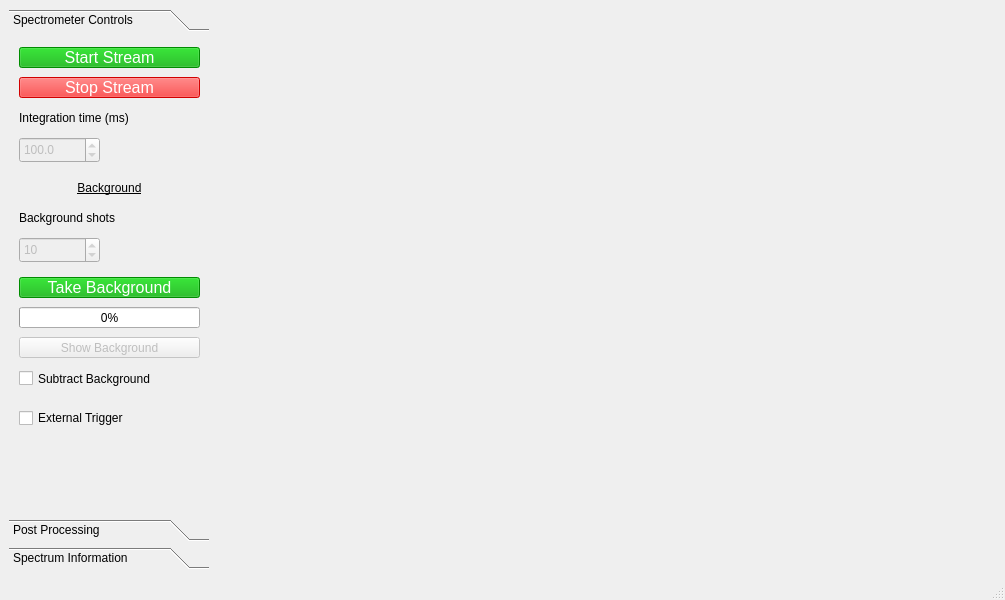
<?xml version="1.0" encoding="UTF-8"?>
<ui version="4.0">
 <class>MainWindow</class>
 <widget class="QMainWindow" name="MainWindow">
  <property name="geometry">
   <rect>
    <x>0</x>
    <y>0</y>
    <width>1005</width>
    <height>600</height>
   </rect>
  </property>
  <property name="windowTitle">
   <string>MainWindow</string>
  </property>
  <widget class="QWidget" name="centralwidget">
   <layout class="QGridLayout" name="gridLayout">
    <item row="0" column="3">
     <widget class="QWidget" name="imageWidget" native="true">
      <layout class="QVBoxLayout" name="mplvl"/>
     </widget>
    </item>
    <item row="0" column="0">
     <widget class="QToolBox" name="toolBox">
      <property name="sizePolicy">
       <sizepolicy hsizetype="Fixed" vsizetype="Preferred">
        <horstretch>0</horstretch>
        <verstretch>0</verstretch>
       </sizepolicy>
      </property>
      <property name="minimumSize">
       <size>
        <width>200</width>
        <height>0</height>
       </size>
      </property>
      <property name="maximumSize">
       <size>
        <width>200</width>
        <height>16777215</height>
       </size>
      </property>
      <property name="baseSize">
       <size>
        <width>200</width>
        <height>0</height>
       </size>
      </property>
      <property name="currentIndex">
       <number>0</number>
      </property>
      <widget class="QWidget" name="controlPage">
       <property name="geometry">
        <rect>
         <x>0</x>
         <y>0</y>
         <width>200</width>
         <height>442</height>
        </rect>
       </property>
       <attribute name="label">
        <string>Spectrometer Controls</string>
       </attribute>
       <widget class="QPushButton" name="stopStreamButton">
        <property name="enabled">
         <bool>false</bool>
        </property>
        <property name="geometry">
         <rect>
          <x>10</x>
          <y>40</y>
          <width>181</width>
          <height>21</height>
         </rect>
        </property>
        <property name="sizePolicy">
         <sizepolicy hsizetype="Minimum" vsizetype="Minimum">
          <horstretch>0</horstretch>
          <verstretch>0</verstretch>
         </sizepolicy>
        </property>
        <property name="font">
         <font>
          <pointsize>12</pointsize>
         </font>
        </property>
        <property name="styleSheet">
         <string notr="true">background-color: rgb(255, 0, 0);
color:white;</string>
        </property>
        <property name="text">
         <string>Stop Stream</string>
        </property>
       </widget>
       <widget class="QPushButton" name="startStreamButton">
        <property name="enabled">
         <bool>false</bool>
        </property>
        <property name="geometry">
         <rect>
          <x>10</x>
          <y>10</y>
          <width>181</width>
          <height>21</height>
         </rect>
        </property>
        <property name="font">
         <font>
          <pointsize>12</pointsize>
         </font>
        </property>
        <property name="autoFillBackground">
         <bool>false</bool>
        </property>
        <property name="styleSheet">
         <string notr="true">background-color: rgb(0, 170, 0);
color:white;</string>
        </property>
        <property name="text">
         <string>Start Stream</string>
        </property>
        <property name="checkable">
         <bool>false</bool>
        </property>
       </widget>
       <widget class="QDoubleSpinBox" name="intField">
        <property name="enabled">
         <bool>false</bool>
        </property>
        <property name="geometry">
         <rect>
          <x>10</x>
          <y>100</y>
          <width>81</width>
          <height>26</height>
         </rect>
        </property>
        <property name="decimals">
         <number>1</number>
        </property>
        <property name="minimum">
         <double>3.800000000000000</double>
        </property>
        <property name="maximum">
         <double>10000.000000000000000</double>
        </property>
        <property name="value">
         <double>100.000000000000000</double>
        </property>
       </widget>
       <widget class="QLabel" name="intLabel">
        <property name="geometry">
         <rect>
          <x>10</x>
          <y>70</y>
          <width>181</width>
          <height>21</height>
         </rect>
        </property>
        <property name="text">
         <string>Integration time (ms)</string>
        </property>
       </widget>
       <widget class="QLabel" name="backgroundLabel">
        <property name="geometry">
         <rect>
          <x>10</x>
          <y>140</y>
          <width>181</width>
          <height>21</height>
         </rect>
        </property>
        <property name="font">
         <font>
          <underline>true</underline>
         </font>
        </property>
        <property name="text">
         <string>Background</string>
        </property>
        <property name="alignment">
         <set>Qt::AlignCenter</set>
        </property>
       </widget>
       <widget class="QLabel" name="backShotLabel">
        <property name="geometry">
         <rect>
          <x>10</x>
          <y>170</y>
          <width>181</width>
          <height>21</height>
         </rect>
        </property>
        <property name="text">
         <string>Background shots</string>
        </property>
       </widget>
       <widget class="QSpinBox" name="backShotField">
        <property name="enabled">
         <bool>false</bool>
        </property>
        <property name="geometry">
         <rect>
          <x>10</x>
          <y>200</y>
          <width>81</width>
          <height>26</height>
         </rect>
        </property>
        <property name="maximum">
         <number>1000</number>
        </property>
        <property name="value">
         <number>10</number>
        </property>
       </widget>
       <widget class="QPushButton" name="takeBackButton">
        <property name="enabled">
         <bool>false</bool>
        </property>
        <property name="geometry">
         <rect>
          <x>10</x>
          <y>240</y>
          <width>181</width>
          <height>21</height>
         </rect>
        </property>
        <property name="font">
         <font>
          <pointsize>12</pointsize>
         </font>
        </property>
        <property name="autoFillBackground">
         <bool>false</bool>
        </property>
        <property name="styleSheet">
         <string notr="true">background-color: rgb(0, 170, 0);
color:white;</string>
        </property>
        <property name="text">
         <string>Take Background</string>
        </property>
        <property name="checkable">
         <bool>false</bool>
        </property>
       </widget>
       <widget class="QProgressBar" name="backProgress">
        <property name="geometry">
         <rect>
          <x>10</x>
          <y>270</y>
          <width>181</width>
          <height>21</height>
         </rect>
        </property>
        <property name="value">
         <number>0</number>
        </property>
       </widget>
       <widget class="QPushButton" name="showBackButton">
        <property name="enabled">
         <bool>false</bool>
        </property>
        <property name="geometry">
         <rect>
          <x>10</x>
          <y>300</y>
          <width>181</width>
          <height>21</height>
         </rect>
        </property>
        <property name="text">
         <string>Show Background</string>
        </property>
       </widget>
       <widget class="QCheckBox" name="subtractBackCheck">
        <property name="enabled">
         <bool>true</bool>
        </property>
        <property name="geometry">
         <rect>
          <x>10</x>
          <y>330</y>
          <width>181</width>
          <height>23</height>
         </rect>
        </property>
        <property name="text">
         <string>Subtract Background</string>
        </property>
       </widget>
       <widget class="QCheckBox" name="triggerCheck">
        <property name="geometry">
         <rect>
          <x>10</x>
          <y>370</y>
          <width>151</width>
          <height>22</height>
         </rect>
        </property>
        <property name="text">
         <string>External Trigger</string>
        </property>
       </widget>
      </widget>
      <widget class="QWidget" name="postPage">
       <property name="geometry">
        <rect>
         <x>0</x>
         <y>0</y>
         <width>200</width>
         <height>442</height>
        </rect>
       </property>
       <attribute name="label">
        <string>Post Processing</string>
       </attribute>
       <widget class="QPushButton" name="startIntButton">
        <property name="enabled">
         <bool>false</bool>
        </property>
        <property name="geometry">
         <rect>
          <x>10</x>
          <y>110</y>
          <width>181</width>
          <height>21</height>
         </rect>
        </property>
        <property name="font">
         <font>
          <pointsize>12</pointsize>
         </font>
        </property>
        <property name="autoFillBackground">
         <bool>false</bool>
        </property>
        <property name="styleSheet">
         <string notr="true">background-color: rgb(0, 170, 0);
color:white;</string>
        </property>
        <property name="text">
         <string>Start Integration</string>
        </property>
        <property name="checkable">
         <bool>false</bool>
        </property>
       </widget>
       <widget class="QLabel" name="integrationLabel">
        <property name="geometry">
         <rect>
          <x>10</x>
          <y>10</y>
          <width>181</width>
          <height>21</height>
         </rect>
        </property>
        <property name="font">
         <font>
          <underline>true</underline>
         </font>
        </property>
        <property name="text">
         <string>Integration</string>
        </property>
        <property name="alignment">
         <set>Qt::AlignCenter</set>
        </property>
       </widget>
       <widget class="QSpinBox" name="intShotField">
        <property name="enabled">
         <bool>false</bool>
        </property>
        <property name="geometry">
         <rect>
          <x>10</x>
          <y>70</y>
          <width>81</width>
          <height>26</height>
         </rect>
        </property>
        <property name="maximum">
         <number>1000</number>
        </property>
        <property name="value">
         <number>10</number>
        </property>
       </widget>
       <widget class="QLabel" name="intShotLabel">
        <property name="geometry">
         <rect>
          <x>10</x>
          <y>40</y>
          <width>181</width>
          <height>21</height>
         </rect>
        </property>
        <property name="text">
         <string>Shots to Integrate</string>
        </property>
       </widget>
       <widget class="QProgressBar" name="intProgress">
        <property name="geometry">
         <rect>
          <x>10</x>
          <y>170</y>
          <width>181</width>
          <height>21</height>
         </rect>
        </property>
        <property name="value">
         <number>0</number>
        </property>
       </widget>
       <widget class="QPushButton" name="showIntButton">
        <property name="enabled">
         <bool>false</bool>
        </property>
        <property name="geometry">
         <rect>
          <x>10</x>
          <y>200</y>
          <width>181</width>
          <height>21</height>
         </rect>
        </property>
        <property name="text">
         <string>Show Integration</string>
        </property>
       </widget>
       <widget class="QPushButton" name="stopIntButton">
        <property name="enabled">
         <bool>false</bool>
        </property>
        <property name="geometry">
         <rect>
          <x>10</x>
          <y>140</y>
          <width>181</width>
          <height>21</height>
         </rect>
        </property>
        <property name="sizePolicy">
         <sizepolicy hsizetype="Minimum" vsizetype="Minimum">
          <horstretch>0</horstretch>
          <verstretch>0</verstretch>
         </sizepolicy>
        </property>
        <property name="font">
         <font>
          <pointsize>12</pointsize>
         </font>
        </property>
        <property name="styleSheet">
         <string notr="true">background-color: rgb(255, 0, 0);
color:white;</string>
        </property>
        <property name="text">
         <string>Stop Integration</string>
        </property>
       </widget>
       <widget class="QCheckBox" name="avgCheck">
        <property name="geometry">
         <rect>
          <x>10</x>
          <y>230</y>
          <width>181</width>
          <height>23</height>
         </rect>
        </property>
        <property name="text">
         <string>Show Average</string>
        </property>
       </widget>
      </widget>
      <widget class="QWidget" name="page">
       <property name="geometry">
        <rect>
         <x>0</x>
         <y>0</y>
         <width>200</width>
         <height>442</height>
        </rect>
       </property>
       <attribute name="label">
        <string>Spectrum Information</string>
       </attribute>
       <widget class="QLabel" name="r_queueLabel">
        <property name="geometry">
         <rect>
          <x>10</x>
          <y>10</y>
          <width>121</width>
          <height>17</height>
         </rect>
        </property>
        <property name="text">
         <string>r_queue images:</string>
        </property>
       </widget>
       <widget class="QLabel" name="r_queueNum">
        <property name="geometry">
         <rect>
          <x>130</x>
          <y>10</y>
          <width>61</width>
          <height>17</height>
         </rect>
        </property>
        <property name="text">
         <string>0</string>
        </property>
        <property name="alignment">
         <set>Qt::AlignRight|Qt::AlignTrailing|Qt::AlignVCenter</set>
        </property>
       </widget>
       <widget class="QLabel" name="s_queueLabel">
        <property name="geometry">
         <rect>
          <x>10</x>
          <y>40</y>
          <width>121</width>
          <height>17</height>
         </rect>
        </property>
        <property name="text">
         <string>s_queue images:</string>
        </property>
       </widget>
       <widget class="QLabel" name="s_queueNum">
        <property name="geometry">
         <rect>
          <x>130</x>
          <y>40</y>
          <width>61</width>
          <height>17</height>
         </rect>
        </property>
        <property name="text">
         <string>0</string>
        </property>
        <property name="alignment">
         <set>Qt::AlignRight|Qt::AlignTrailing|Qt::AlignVCenter</set>
        </property>
       </widget>
      </widget>
     </widget>
    </item>
   </layout>
  </widget>
  <widget class="QMenuBar" name="menubar">
   <property name="geometry">
    <rect>
     <x>0</x>
     <y>0</y>
     <width>1005</width>
     <height>25</height>
    </rect>
   </property>
  </widget>
  <widget class="QStatusBar" name="statusbar"/>
 </widget>
 <resources/>
 <connections/>
</ui>
